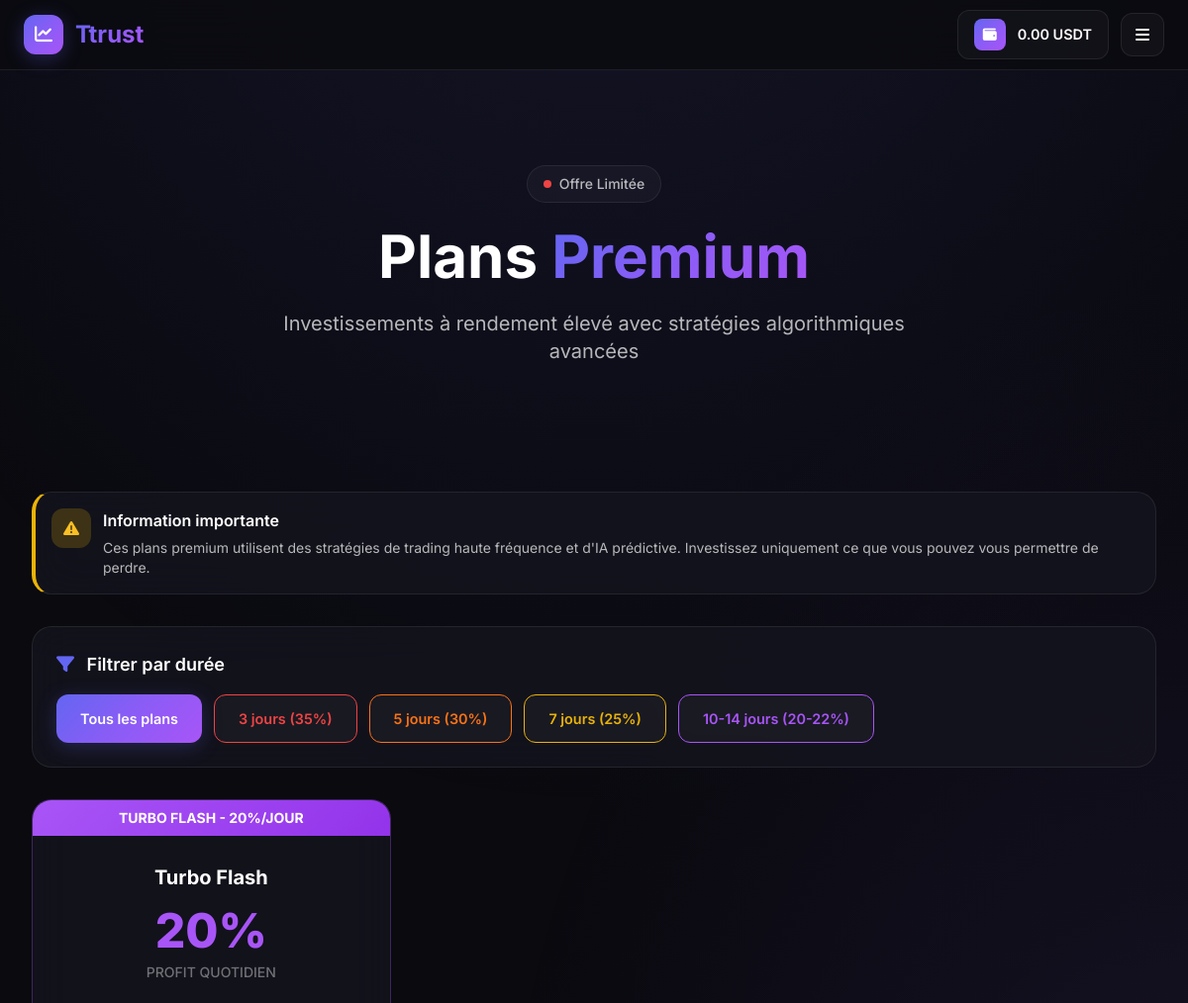
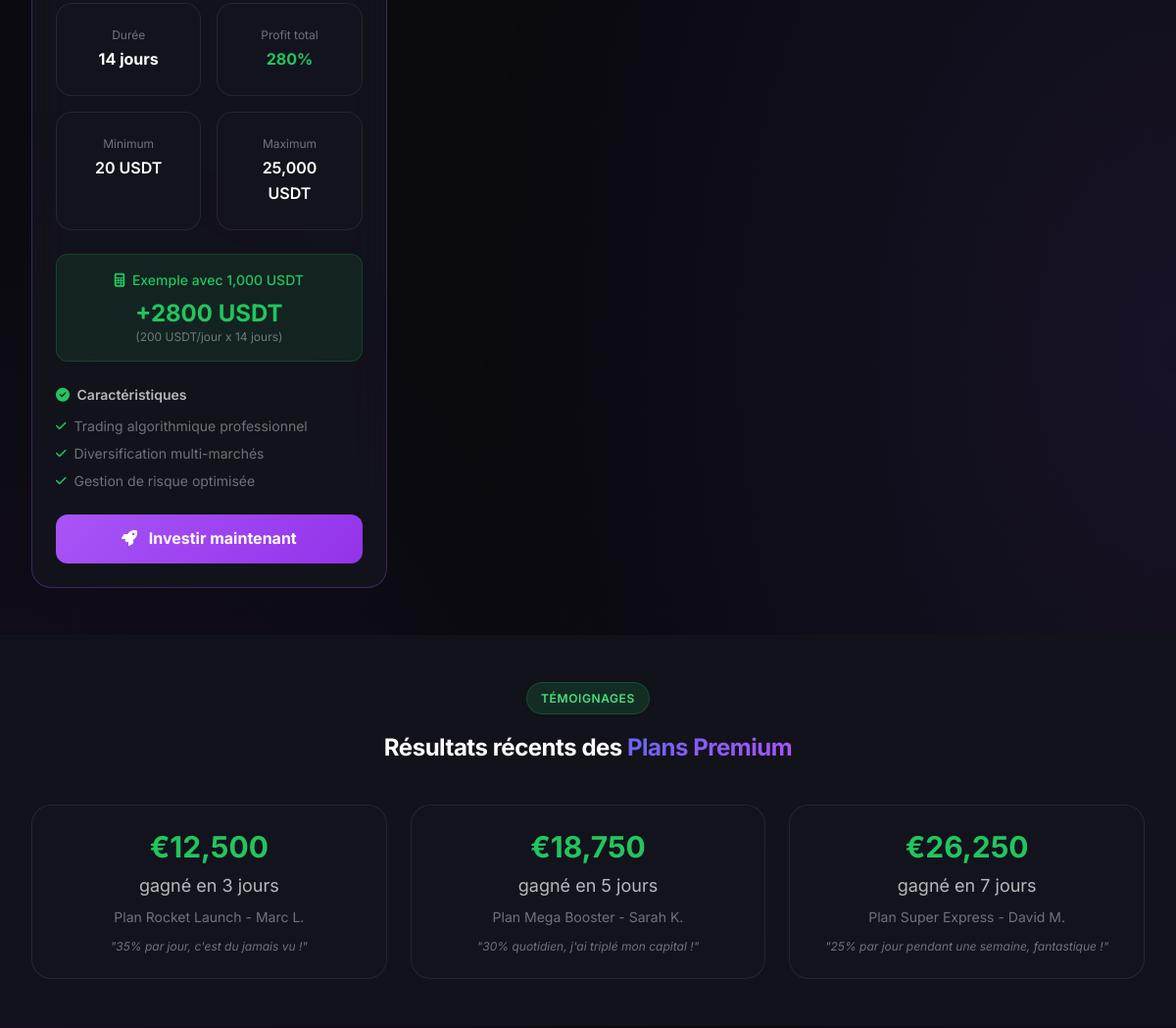
Before: /ultra-plans (signed in, upper part) with the older database file (2 pictures, top to bottom).
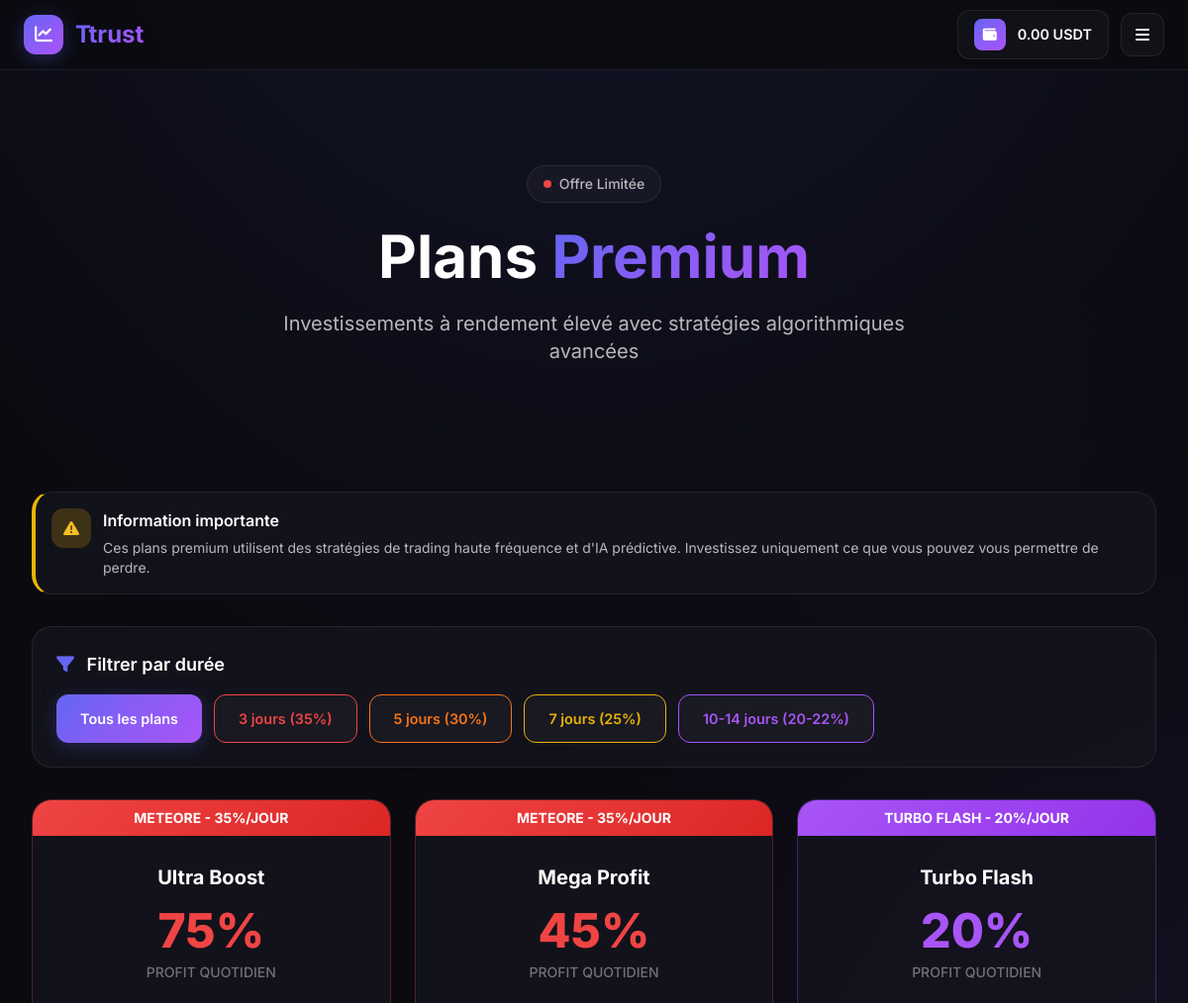
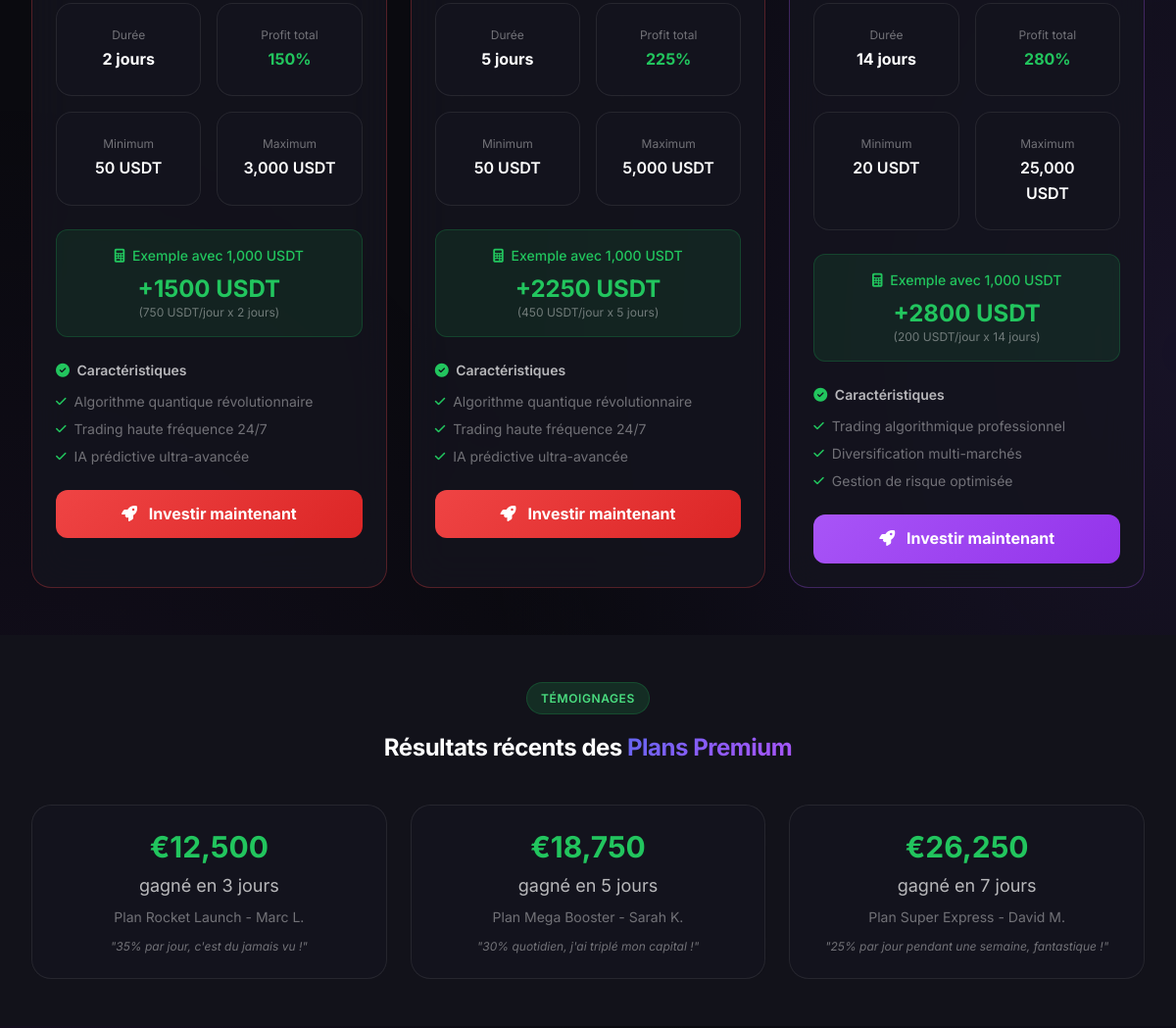
After: the same page with the newer database file (2 pictures, top to bottom).
### tables this page shows
CREATE TABLE roi_plans (
            id INTEGER PRIMARY KEY AUTOINCREMENT,
            name TEXT NOT NULL,
            description TEXT,
            daily_rate REAL NOT NULL,
            duration_days INTEGER NOT NULL,
            min_amount REAL NOT NULL,
            max_amount REAL NOT NULL,
            is_active BOOLEAN DEFAULT 1,
            created_at TIMESTAMP DEFAULT CURRENT_TIMESTAMP
        );

### main.py (the view)
@app.route('/ultra-plans')
@login_required
def ultra_plans():
    conn = get_db_connection()
    ultra_plans = conn.execute('''
        SELECT * FROM roi_plans
        WHERE is_active = 1 AND daily_rate >= 0.20
        ORDER BY daily_rate DESC, duration_days ASC
    ''').fetchall()
    conn.close()
    return render_template('ultra_plans.html', ultra_plans=ultra_plans)

### main.py (called while the page is built, shortened)
def login_required(f):
    @wraps(f)
    def decorated_function(*args, **kwargs):
        if 'user_id' not in session:
            return redirect(url_for('login'))
        return f(*args, **kwargs)
    return decorated_function

def get_db_connection():
    import time
    max_retries = 5
    for attempt in range(max_retries):
        try:
            conn = sqlite3.connect(DATABASE, timeout=60.0)
            conn.row_factory = sqlite3.Row
            conn.execute('PRAGMA journal_mode=WAL;')
            conn.execute('PRAGMA busy_timeout=60000;')  # 60 seconds timeout
            conn.execute('PRAGMA synchronous=NORMAL;')  # Better performance
            conn.execute('PRAGMA cache_size=10000;')     # Larger cache
            conn.execute('PRAGMA temp_store=memory;')    # Use memory for temp
            return conn
        except Exception as e:
            print(f"❌ Unexpected database error: {e}")
            raise e
    return conn

### templates/ultra_plans.html (shortened to what this page needs)
{% extends "base.html" %}
{% block content %}
<div class="relative -mt-8 -mx-4 sm:-mx-6 lg:-mx-8 px-4 sm:px-6 lg:px-8 py-16 lg:py-24 overflow-hidden">
    <div class="absolute inset-0 bg-gradient-to-br from-red-600/20 via-orange-600/10 to-transparent"></div>
    <div class="relative max-w-4xl mx-auto text-center">
        <div class="inline-flex items-center gap-2 px-4 py-2 rounded-full mb-6 animate-fade-in" style="background: var(--glass-bg); border: 1px solid var(--border-subtle);">
            <span class="w-2 h-2 rounded-full animate-pulse" style="background: #ef4444;"></span>
            <span class="text-sm font-medium" style="color: var(--text-secondary);">Offre Limitée</span>
        </div>
        <h1 class="text-4xl sm:text-5xl lg:text-6xl font-bold mb-6 leading-tight animate-fade-in-up">
            Plans <span class="gradient-text">Premium</span>
        </h1>
        <p class="text-lg sm:text-xl mb-8 max-w-2xl mx-auto animate-fade-in-up" style="color: var(--text-secondary); animation-delay: 0.1s;">
            Investissements à rendement élevé avec stratégies algorithmiques avancées
        </p>
    </div>
</div>
<div class="glass-card p-4 mb-8" style="border-left: 4px solid #eab308;">
    <div class="flex items-start gap-3">
        <div class="w-10 h-10 rounded-xl flex items-center justify-center flex-shrink-0" style="background: rgba(234, 179, 8, 0.2);">
            <i class="fas fa-exclamation-triangle" style="color: #fbbf24;"></i>
        </div>
        <div>
            <h4 class="font-semibold mb-1" style="color: var(--text-primary);">Information importante</h4>
            <p class="text-sm" style="color: var(--text-secondary);">
                Ces plans premium utilisent des stratégies de trading haute fréquence et d'IA prédictive.
                Investissez uniquement ce que vous pouvez vous permettre de perdre.
            </p>
        </div>
    </div>
</div>
<div class="glass-card p-6 mb-8">
    <h2 class="text-lg font-semibold mb-4" style="color: var(--text-primary);">
        <i class="fas fa-filter mr-2" style="color: var(--accent-primary);"></i>
        Filtrer par durée
    </h2>
    <div class="flex flex-wrap gap-3">
        <button onclick="filterPlans('all')" class="btn btn-primary filter-btn active">
            Tous les plans
        </button>
        <button onclick="filterPlans('3')" class="btn btn-ghost filter-btn" style="border-color: #ef4444;">
            <span style="color: #ef4444;">3 jours (35%)</span>
        </button>
        <button onclick="filterPlans('5')" class="btn btn-ghost filter-btn" style="border-color: #f97316;">
            <span style="color: #f97316;">5 jours (30%)</span>
        </button>
        <button onclick="filterPlans('7')" class="btn btn-ghost filter-btn" style="border-color: #eab308;">
            <span style="color: #eab308;">7 jours (25%)</span>
        </button>
        <button onclick="filterPlans('10-14')" class="btn btn-ghost filter-btn" style="border-color: #a855f7;">
            <span style="color: #a855f7;">10-14 jours (20-22%)</span>
        </button>
    </div>
</div>
<div class="grid grid-cols-1 md:grid-cols-2 lg:grid-cols-3 gap-6 mb-12" id="ultra-plans-grid">
    {% for plan in ultra_plans %}
    <div class="ultra-plan-card glass-card overflow-hidden relative transition-all duration-300 hover:scale-[1.02]
        {%- if plan.daily_rate >= 0.30 -%}
            hover:shadow-red-500/20
        {%- elif plan.daily_rate >= 0.25 -%}
            hover:shadow-orange-500/20
        {%- else -%}
            hover:shadow-purple-500/20
        {%- endif -%}
        hover:shadow-xl" data-duration="{{ plan.duration_days }}"
        style="{% if plan.daily_rate >= 0.30 %}border-color: rgba(239, 68, 68, 0.3);{% elif plan.daily_rate >= 0.25 %}border-color: rgba(249, 115, 22, 0.3);{% else %}border-color: rgba(168, 85, 247, 0.3);{% endif %}">
        <div class="absolute top-0 left-0 right-0 z-10">
            {% if plan.daily_rate >= 0.35 %}
            <div class="text-center py-2 font-bold text-sm animate-pulse" style="background: linear-gradient(135deg, #ef4444, #dc2626); color: white;">
                METEORE - 35%/JOUR
            </div>
            {% elif plan.daily_rate >= 0.30 %}
            <div class="text-center py-2 font-bold text-sm animate-pulse" style="background: linear-gradient(135deg, #ef4444, #dc2626); color: white;">
                MEGA BOOSTER - 30%/JOUR
            </div>
            {% elif plan.daily_rate >= 0.25 %}
            <div class="text-center py-2 font-bold text-sm" style="background: linear-gradient(135deg, #f97316, #ea580c); color: white;">
                SUPER EXPRESS - 25%/JOUR
            </div>
            {% elif plan.daily_rate >= 0.22 %}
            <div class="text-center py-2 font-bold text-sm" style="background: linear-gradient(135deg, #a855f7, #9333ea); color: white;">
                LIGHTNING PRO - 22%/JOUR
            </div>
            {% elif plan.daily_rate >= 0.20 %}
            <div class="text-center py-2 font-bold text-sm" style="background: linear-gradient(135deg, #a855f7, #9333ea); color: white;">
                TURBO FLASH - 20%/JOUR
            </div>
            {% endif %}
        </div>
        <div class="p-6 pt-16">
            <div class="text-center">
                <h3 class="text-xl font-bold mb-4" style="color: var(--text-primary);">{{ plan.name }}</h3>
                <div class="mb-6">
                    <div class="text-5xl font-extrabold mb-2
                        {%- if plan.daily_rate >= 0.30 -%}" style="color: #ef4444;"
                        {%- elif plan.daily_rate >= 0.25 -%}" style="color: #f97316;"
                        {%- else -%}" style="color: #a855f7;"
                        {%- endif -%}>
                        {{ "%.0f"|format(plan.daily_rate * 100) }}%
                    </div>
                    <div class="text-sm font-medium" style="color: var(--text-muted);">
                        PROFIT QUOTIDIEN
                    </div>
                </div>
                <div class="grid grid-cols-2 gap-4 mb-6">
                    <div class="stat-card text-center">
                        <div class="text-xs mb-1" style="color: var(--text-muted);">Durée</div>
                        <div class="font-bold" style="color: var(--text-primary);">{{ plan.duration_days }} jours</div>
                    </div>
                    <div class="stat-card text-center">
                        <div class="text-xs mb-1" style="color: var(--text-muted);">Profit total</div>
                        <div class="font-bold" style="color: var(--accent-success);">
                            {{ "%.0f"|format(plan.daily_rate * plan.duration_days * 100) }}%
                        </div>
                    </div>
                    <div class="stat-card text-center">
                        <div class="text-xs mb-1" style="color: var(--text-muted);">Minimum</div>
                        <div class="font-semibold" style="color: var(--text-primary);">{{ "%.0f"|format(plan.min_amount) }} USDT</div>
                    </div>
                    <div class="stat-card text-center">
                        <div class="text-xs mb-1" style="color: var(--text-muted);">Maximum</div>
                        <div class="font-semibold" style="color: var(--text-primary);">{{ "{:,.0f}".format(plan.max_amount) }} USDT</div>
                    </div>
                </div>
                <div class="p-4 rounded-xl mb-6" style="background: rgba(34, 197, 94, 0.1); border: 1px solid rgba(34, 197, 94, 0.2);">
                    <div class="text-sm font-medium mb-2" style="color: var(--accent-success);">
                        <i class="fas fa-calculator mr-1"></i> Exemple avec 1,000 USDT
                    </div>
                    <div class="text-2xl font-bold" style="color: var(--accent-success);">
                        +{{ "%.0f"|format(1000 * plan.daily_rate * plan.duration_days) }} USDT
                    </div>
                    <div class="text-xs" style="color: var(--text-muted);">
                        ({{ "%.0f"|format(plan.daily_rate * 1000) }} USDT/jour x {{ plan.duration_days }} jours)
                    </div>
                </div>
                <div class="text-left mb-6">
                    <div class="text-sm font-semibold mb-3" style="color: var(--text-secondary);">
                        <i class="fas fa-check-circle mr-1" style="color: var(--accent-success);"></i> Caractéristiques
                    </div>
                    <ul class="space-y-2 text-sm" style="color: var(--text-muted);">
                        {% if plan.daily_rate >= 0.30 %}
                        <li class="flex items-center gap-2">
                            <i class="fas fa-check text-xs" style="color: var(--accent-success);"></i>
                            Algorithme quantique révolutionnaire
                        </li>
                        <li class="flex items-center gap-2">
                            <i class="fas fa-check text-xs" style="color: var(--accent-success);"></i>
                            Trading haute fréquence 24/7
                        </li>
                        <li class="flex items-center gap-2">
                            <i class="fas fa-check text-xs" style="color: var(--accent-success);"></i>
                            IA prédictive ultra-avancée
                        </li>
                        {% else %}
                        <li class="flex items-center gap-2">
                            <i class="fas fa-check text-xs" style="color: var(--accent-success);"></i>
                            Trading algorithmique professionnel
                        </li>
                        <li class="flex items-center gap-2">
                            <i class="fas fa-check text-xs" style="color: var(--accent-success);"></i>
                            Diversification multi-marchés
                        </li>
                        <li class="flex items-center gap-2">
                            <i class="fas fa-check text-xs" style="color: var(--accent-success);"></i>
                            Gestion de risque optimisée
                        </li>
                        {% endif %}
                    </ul>
                </div>
                <button onclick="showUltraInvestModal({{ plan.id }}, '{{ plan.name }}', {{ plan.min_amount }}, {{ plan.max_amount }}, {{ plan.daily_rate }}, {{ plan.duration_days }})"
                        class="w-full py-3 px-6 font-bold rounded-xl transition-all duration-200 hover:scale-[1.02]
                        {%- if plan.daily_rate >= 0.30 -%}" style="background: linear-gradient(135deg, #ef4444, #dc2626); color: white;"
                        {%- elif plan.daily_rate >= 0.25 -%}" style="background: linear-gradient(135deg, #f97316, #ea580c); color: white;"
                        {%- else -%}" style="background: linear-gradient(135deg, #a855f7, #9333ea); color: white;"
                        {%- endif -%}>
                    <i class="fas fa-rocket mr-2"></i>
                    Investir maintenant
                </button>
            </div>
        </div>
    </div>
    {% endfor %}
</div>
<div class="py-12 -mx-4 sm:-mx-6 lg:-mx-8 px-4 sm:px-6 lg:px-8" style="background: var(--bg-secondary);">
    <div class="max-w-6xl mx-auto">
        <div class="text-center mb-10">
            <span class="badge badge-success mb-4">Témoignages</span>
            <h2 class="section-title text-2xl sm:text-3xl">Résultats récents des <span class="gradient-text">Plans Premium</span></h2>
        </div>
        <div class="grid md:grid-cols-3 gap-6">
            <div class="glass-card p-6 text-center">
                <div class="text-3xl font-bold mb-2" style="color: var(--accent-success);">€12,500</div>
                <div class="text-lg mb-2" style="color: var(--text-secondary);">gagné en 3 jours</div>
                <div class="text-sm" style="color: var(--text-muted);">Plan Rocket Launch - Marc L.</div>
                <div class="text-xs mt-3 italic" style="color: var(--text-muted);">"35% par jour, c'est du jamais vu !"</div>
            </div>
            <div class="glass-card p-6 text-center">
                <div class="text-3xl font-bold mb-2" style="color: var(--accent-success);">€18,750</div>
                <div class="text-lg mb-2" style="color: var(--text-secondary);">gagné en 5 jours</div>
                <div class="text-sm" style="color: var(--text-muted);">Plan Mega Booster - Sarah K.</div>
                <div class="text-xs mt-3 italic" style="color: var(--text-muted);">"30% quotidien, j'ai triplé mon capital !"</div>
            </div>
            <div class="glass-card p-6 text-center">
                <div class="text-3xl font-bold mb-2" style="color: var(--accent-success);">€26,250</div>
                <div class="text-lg mb-2" style="color: var(--text-secondary);">gagné en 7 jours</div>
                <div class="text-sm" style="color: var(--text-muted);">Plan Super Express - David M.</div>
                <div class="text-xs mt-3 italic" style="color: var(--text-muted);">"25% par jour pendant une semaine, fantastique !"</div>
            </div>
        </div>
    </div>
</div>
{% endblock %}

### templates/base.html (shortened to what this page needs)
<!DOCTYPE html>
<html lang="fr">
<head>
    <link href="https://cdn.jsdelivr.net/npm/tailwindcss@2.2.19/dist/tailwind.min.css" rel="stylesheet">
    <link href="https://cdnjs.cloudflare.com/ajax/libs/font-awesome/6.5.0/css/all.min.css" rel="stylesheet">
</head>
<body>
    <nav class="nav-modern">
        <div class="nav-container">
            <a href="{{ url_for('index') }}" class="nav-logo">
                <div class="nav-logo-icon">
                    <i class="fas fa-chart-line"></i>
                </div>
                <span class="nav-logo-text">Ttrust</span>
            </a>
            {% if session.user_id %}
            <div class="flex items-center gap-3">
                <div class="balance-widget">
                    <div class="balance-icon">
                        <i class="fas fa-wallet"></i>
                    </div>
                    <span class="balance-text">0.00 USDT</span>
                </div>
                <button id="menuToggle" class="menu-toggle">
                    <i class="fas fa-bars"></i>
                </button>
            </div>
            {% endif %}
        </div>
    </nav>
    <main class="min-h-screen">
        <div class="max-w-7xl mx-auto px-4 sm:px-6 lg:px-8 py-8">
            {% block content %}{% endblock %}
        </div>
    </main>
</body>
</html>

Changed rows visible on the page:
added roi_plans: shows "METEORE - 35%/JOUR", name "Ultra Boost", plan.daily_rate*100 "75", duration_days "2", plan.daily_rate*plan.duration_days*100 "150", min_amount "50", max_amount "3,000", 1000*plan.daily_rate*plan.duration_days "1500", plan.daily_rate*1000 "750", shows "Algorithme quantique révolutionnaire"
added roi_plans: shows "METEORE - 35%/JOUR", name "Mega Profit", plan.daily_rate*100 "45", duration_days "5", plan.daily_rate*plan.duration_days*100 "225", min_amount "50", max_amount "5,000", 1000*plan.daily_rate*plan.duration_days "2250", plan.daily_rate*1000 "450", shows "Algorithme quantique révolutionnaire"
